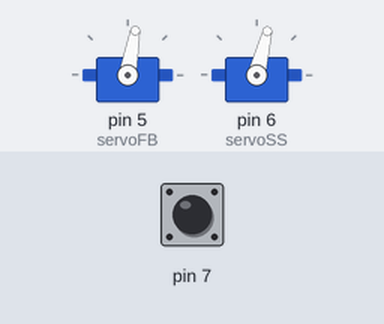
Bench run of a sketch on a simulated Arduino Uno, built with avr-gcc and run on an emulated ATmega328P. On the bench: 2 × servo. Inputs (shaded band) come from the test bench; at power-on: pin 7 HIGH. Random numbers use the default seed unless the sketch sets one; what the sketch prints to the serial monitor is not drawn.

Above: at 1.5 s.
1.6 s: pin 7 driven LOW
At 1.77 s:
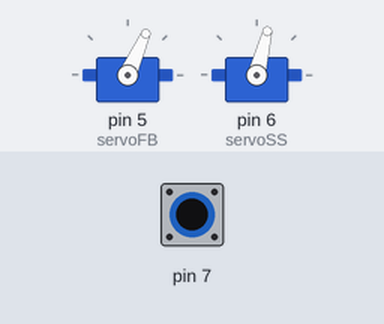
4.6 s: pin 7 driven HIGH
7.6 s: pin 7 pulsed LOW 5 times (0.12 s each, 0.3 s apart)
At 9.7 s:
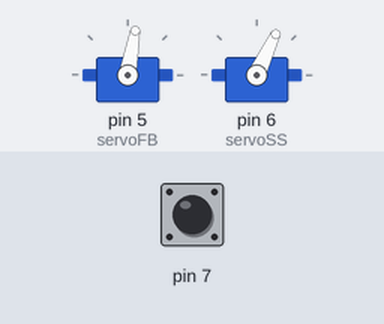
12.1 s: pin 7 pulsed LOW 2 times (0.12 s each, 0.3 s apart)
At 14.2 s:
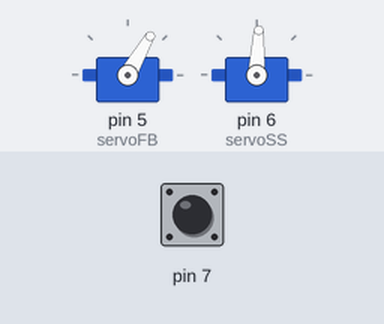
Timing chart, 0 to 15.7 s (numbered marks = the images above; inputs shaded):
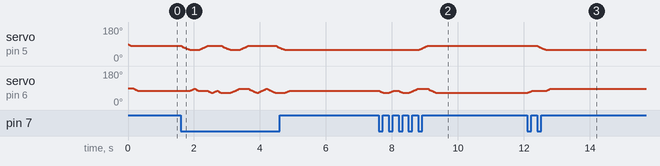

Measured:
- after the input at 7.6 s, servo on pin 5 (servoFB): moves from 60° to 80° over 0.24 s, starting after 1.2 s
- after the input at 12.1 s, servo on pin 5 (servoFB): moves from 80° to 60° over 0.24 s, starting after 0.32 s; servo on pin 6 (servoSS): moves from 65° to 87° over 0.68 s, starting at once

The sketch:

high5machine.ino
```cpp
/* MANI : The High 5 Machine
  by Clara Arcos - 01348932
  uses VarSpeedServo library
  by NETLab Toolkit Group <https://github.com/netlabtoolkit/VarSpeedServo>
*/

#include <VarSpeedServo.h>

// create servo objects
VarSpeedServo servoFB;  // forwards and backwards
VarSpeedServo servoSS;  // side to side

#define START_ANGLE_FB 80
#define START_ANGLE_SS 76

// define position squares
typedef enum {
  FL,  // front left
  FC,  // front center
  FR,  // front right
  BL,  // back left
  BC,  // back center
  BR   // back right
} Square;

Square getSquare() {  // returns current position square
  int FB_pos = servoFB.read();
  int SS_pos = servoSS.read();

  if (FB_pos < 80) {           // we're front
    if (SS_pos < 66) {         // we're left
      return FL;
    } else if (SS_pos > 86) {  // we're right
      return FR;
    } else {
      return FC;               // we're center
    }
  } else {                     // we're back
    if (SS_pos < 66) {         // we're left
      return BL;
    } else if (SS_pos > 86) {  // we're right
      return BR;
    } else {
      return BC;               // we're center
    }
  }
}

void gotoSquare(Square square) {    // moves to specified square
  switch (square) {
    case FL:
      servoFB.write(80, 50, true);  // move to 80 degrees, speed of 50, wait until complete
      servoSS.write(65, 50, true);
      break;
    case FC:
      servoFB.write(80, 50, true);
      servoSS.write(76, 50, true);
      break;
    case FR:
      servoFB.write(80, 50, true);
      servoSS.write(87, 50, true);
      break;
    case BL:
      servoFB.write(60, 50, true);
      servoSS.write(65, 50, true);
      break;
    case BC:
      servoFB.write(60, 50, true);
      servoSS.write(76, 50, true);
      break;
    case BR:
      servoFB.write(60, 50, true);
      servoSS.write(87, 50, true);
      break;
    default:
      Serial.println(square);
  }

}

void setup() {
  Serial.begin(9600);
  servoFB.attach(5);
  servoSS.attach(6);
  pinMode(7, INPUT);
  servoFB.write(START_ANGLE_FB, 50, true);
  servoSS.write(START_ANGLE_SS, 50, true);
}

void loop() {
  int status = digitalRead(7);
  if (status == LOW) {                    // if an obstacle is detected
    Square current_square = getSquare();  // get current square
    switch (current_square) {
      case FL:                            // if we're in front left
        switch (random(5)) {              // generate a random number up to 5
          case 0: gotoSquare(FC); break;  // if the random number is 0 go to front centre
          case 1: gotoSquare(FR); break;
          case 2: gotoSquare(BL); break;
          case 3: gotoSquare(BC); break;
          case 4: gotoSquare(BR); break;
        }
        break;
      case FC:
        switch (random(5)) {
          case 0: gotoSquare(FL); break;
          case 1: gotoSquare(FR); break;
          case 2: gotoSquare(BL); break;
          case 3: gotoSquare(BC); break;
          case 4: gotoSquare(BR); break;
        }
        break;
      case FR:
        switch (random(5)) {
          case 0: gotoSquare(FL); break;
          case 1: gotoSquare(FC); break;
          case 2: gotoSquare(BL); break;
          case 3: gotoSquare(BC); break;
          case 4: gotoSquare(BR); break;
        }
        break;
      case BL:
        switch (random(4)) {
          case 0: gotoSquare(FC); break;
          case 1: gotoSquare(FR); break;
          case 2: gotoSquare(BC); break;
          case 3: gotoSquare(BR); break;
        }
        break;
      case BC:
        switch (random(4)) {
          case 0: gotoSquare(FL); break;
          case 1: gotoSquare(FR); break;
          case 2: gotoSquare(BL); break;
          case 3: gotoSquare(BR); break;
        }
        break;
      case BR:
        switch (random(4)) {
          case 0: gotoSquare(FL); break;
          case 1: gotoSquare(FC); break;
          case 2: gotoSquare(BL); break;
          case 3: gotoSquare(BC); break;
        }
        break;
      default:
        Serial.println(current_square);
    }
  } else {
    Serial.println("All clear"); // print in serial if there is no obstacle
  }
}
```
